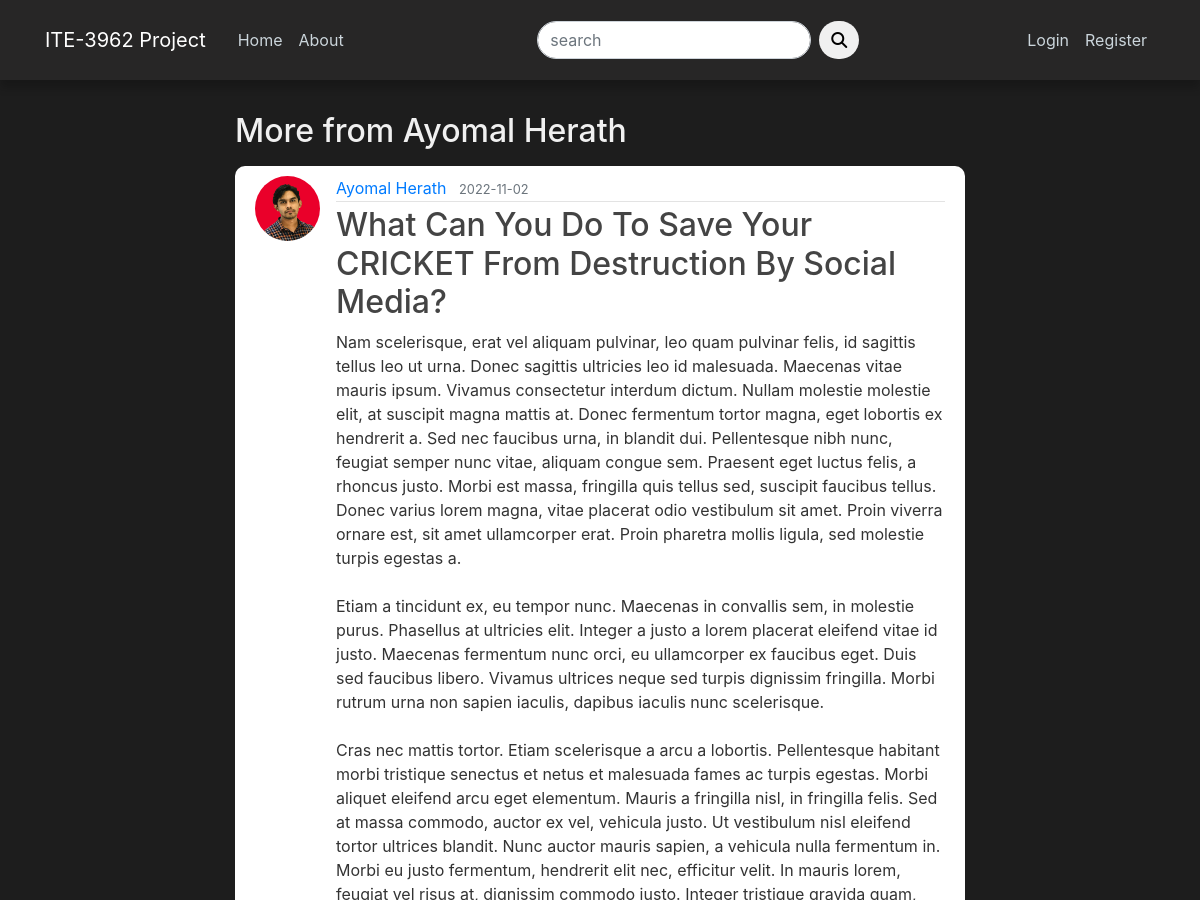
The app's page /user/Ayomal Herath (upper part), older data.
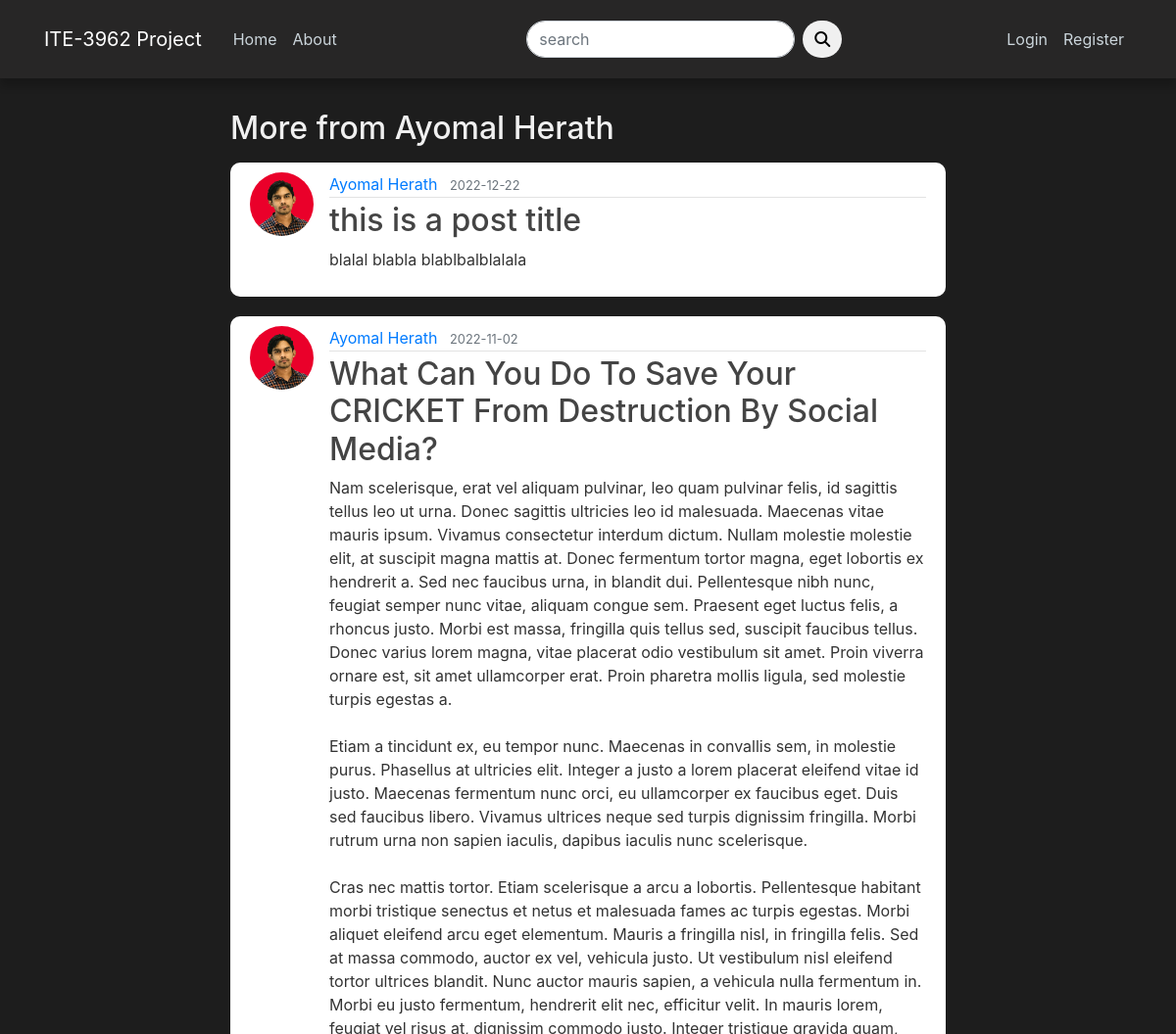
The same page, newer data.
### blog/models.py (models this page shows, shortened)
class Post(db.Model):
    id = db.Column(db.Integer, primary_key=True)
    title = db.Column(db.String(100), nullable=False)
    date_posted = db.Column(db.DateTime, nullable=False, default=datetime.utcnow)
    content = db.Column(db.Text, nullable=False)
    post_image = db.Column(db.String(200), nullable=True)
    user_id = db.Column(db.Integer, db.ForeignKey('user.id'), nullable=False)
    comments = db.relationship('Comment', backref='post', lazy=True)

class User(db.Model, UserMixin):
    id = db.Column(db.Integer, primary_key=True)
    username = db.Column(db.String(20), unique=True, nullable=False)
    email = db.Column(db.String(120), unique=True, nullable=False)
    image_file = db.Column(db.String(20), nullable=False, default='default.jpg')
    password = db.Column(db.String(60), nullable=False)
    posts = db.relationship('Post', backref='author', lazy=True) #posts attribute sets the relationship with the Post table(1 to many)
    comments = db.relationship('Comment', backref='author', lazy=True)

### blog/users/routes.py (the view)
@users.route("/user/<string:username>")
def user_posts(username):
    page = request.args.get('page', 1, type=int)
    user = User.query.filter_by(username=username).first_or_404()
    posts = Post.query.filter_by(author=user)\
        .order_by(Post.date_posted.desc())\
        .paginate(page=page, per_page=5)#pagination and post order
    return render_template('user_posts.html', posts=posts, user=user)

### blog/users/forms.py
class SearchForm(FlaskForm):
    searched = StringField('search', validators=[DataRequired()])
    submit = SubmitField('Submit')

### blog/users/routes.py (called while the page is built)
@app.context_processor
def home():
    form = SearchForm()
    return dict(form=form)

### blog/templates/user_posts.html (shortened to what this page needs)
{% extends "layout.html" %}
{% block content %}
    <h2 class="title mb-3">More from {{user.username}} </h2>
    {% for post in posts.items %}
        <article class="media content-section">
            <img src="{{ url_for('static', filename='profile_pics/' + post.author.image_file)}}" class="rounded-circle article-img" alt="">
            <div class="media-body">
            <div class="article-metadata">
                <a class="mr-2" href="{{url_for('users.user_posts', username=post.author.username )}}">{{ post.author.username }}</a>
                <small class="text-muted">{{ post.date_posted.strftime('%Y-%m-%d') }}</small>
            </div>
            <h2><a class="article-title" href="{{ url_for('posts.post', post_id=post.id)}}">{{ post.title }}</a></h2>
            <p class="article-content">{{ post.content }}</p>
            </div>
        </article>
    {% endfor %}
{% endblock content %}

Row changes from the older to the newer data that the page shows:
added Post: image_file (picture), author.username "Ayomal Herath", date_posted "2022-12-22", title "this is a post title", content "blalal blabla blablbalblalala"
